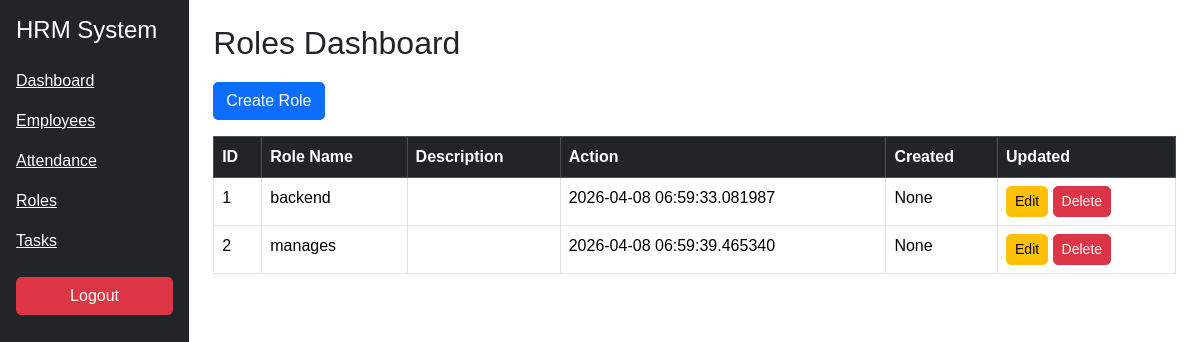
/roles, run on an earlier commit of the app's database.
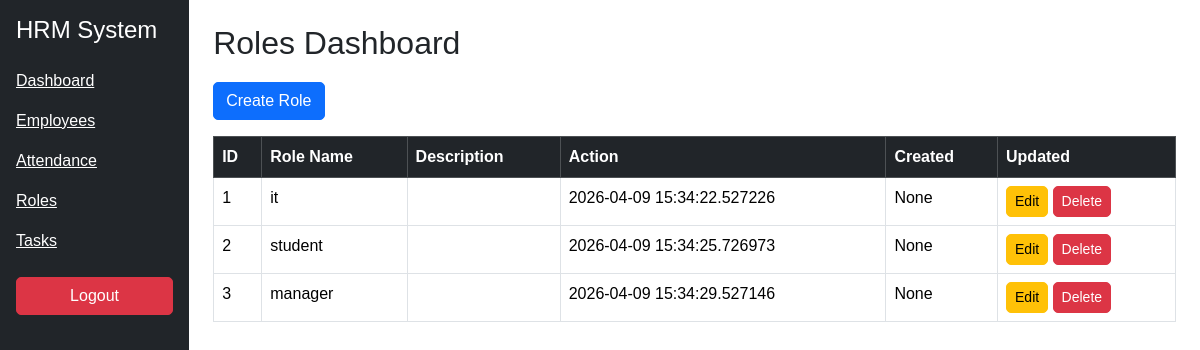
And on a later commit of the database.
### models.py (models this page shows)
class Role(db.Model):
    role_id = db.Column(db.Integer, primary_key=True)
    role_name = db.Column(db.String(100))
    description = db.Column(db.String(200))
    status = db.Column(db.String(50), default='active')
    created_at = db.Column(db.DateTime)
    updated_at = db.Column(db.DateTime)

### routes/role_routes.py (the view)
@role_bp.route('/roles')
def roles():
    roles = Role.query.filter_by(status='active').all()
    return render_template("roles.html", roles=roles)

### templates/roles.html
{% extends "base.html" %}
{% block content %}
<h2>Roles Dashboard</h2>
<a href="/add_role" class="btn btn-primary mb-3">Create Role</a>
<table class="table table-bordered">
<thead class="table-dark">
<tr>
<th>ID</th>
<th>Role Name</th>
<th>Description</th>
<th>Action</th>
<th>Created</th>
<th>Updated</th>
</tr>
</thead>
<tbody>
{% for role in roles %}
<tr>
<td>{{ role.role_id }}</td>
<td>{{ role.role_name }}</td>
<td>{{ role.description }}</td>
<td>{{ role.created_at }}</td>
<td>{{ role.updated_at }}</td>
<td>
<a href="/edit_role/{{ role.role_id }}" class="btn btn-warning btn-sm">Edit</a>
<a href="/delete_role/{{ role.role_id }}" class="btn btn-danger btn-sm">
Delete
</a>
</td>
</tr>
{% endfor %}
</tbody>
</table>
{% endblock %}

### templates/base.html (shortened to what this page needs)
<!DOCTYPE html>
<html>
<head>
<link href="https://cdn.jsdelivr.net/npm/bootstrap@5.3.2/dist/css/bootstrap.min.css" rel="stylesheet">
</head>
<link rel="stylesheet" href="{{ url_for('static', filename='style.css') }}">
<body>
<div class="d-flex">
<div class="bg-dark text-white p-3" style="width:220px; height:100vh;">
<h4 class="mb-4">HRM System</h4>
<a href="/dashboard" class="text-white d-block mb-3">Dashboard</a>
<a href="/employees" class="text-white d-block mb-3">Employees</a>
<a href="/attendance" class="text-white d-block mb-3">Attendance</a>
<a href="/roles" class="text-white d-block mb-3">Roles</a>
<a href="/task/dashboard" class="text-white d-block mb-3">Tasks</a>
<a href="/logout" class="text-white d-block mt-4 btn btn-danger">Logout</a>
</div>
<div class="p-4 w-100">
{% block content %}
{% endblock %}
</div>
</div>
</body>
</html>

### static/style.css (style rules this page uses)
body { font-family: Arial, sans-serif; }
.table { background: white; }
.btn { border-radius: 5px; }
h2 { margin-bottom: 20px; }

What changed in the data, as far as the page shows it:
changed Role id 1: role_name "backend" → "it"; created_at "2026-04-08 06:59:33.081987" → "2026-04-09 15:34:22.527226"
changed Role id 2: role_name "manages" → "student"; created_at "2026-04-08 06:59:39.465340" → "2026-04-09 15:34:25.726973"
added Role: role_id "3", role_name "manager", created_at "2026-04-09 15:34:29.527146", updated_at "None"
